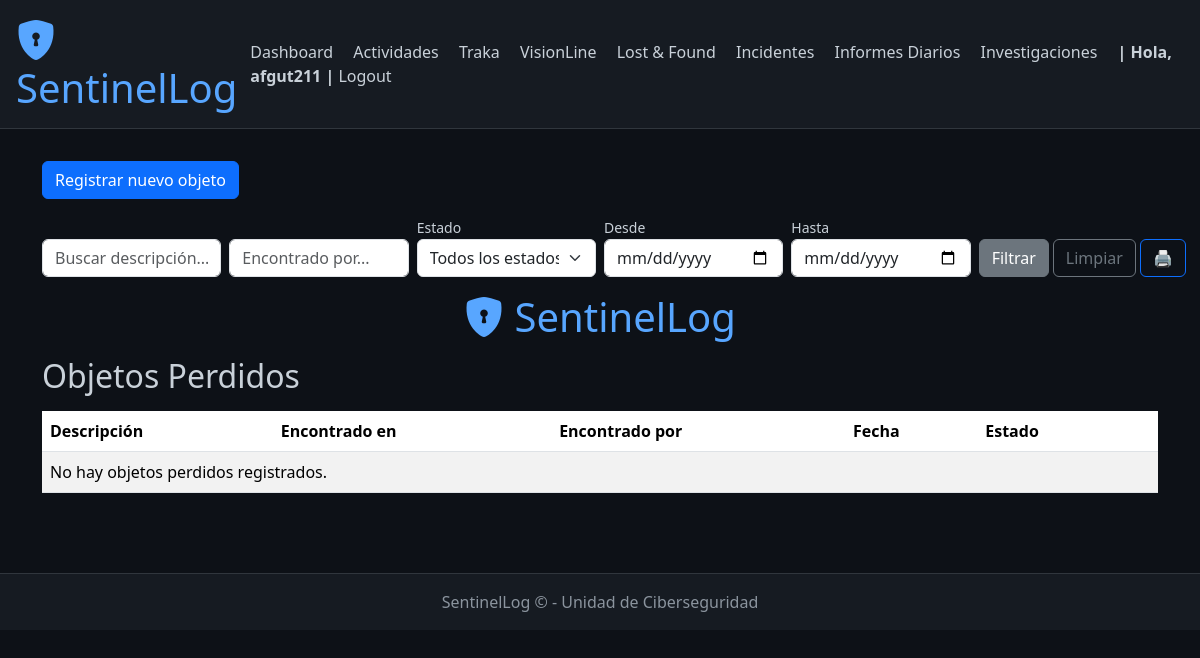
The app's page /lostfound/ (signed in), older data.
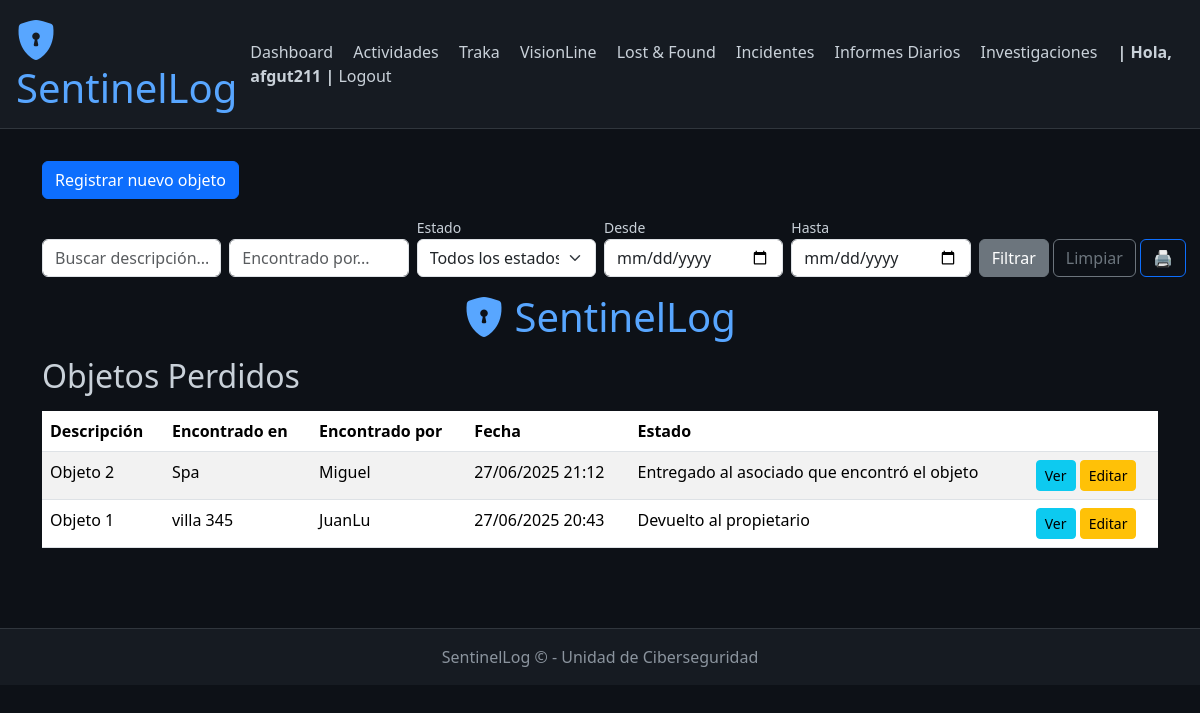
The same page, newer data.
### lostfound/models.py (models this page shows, shortened)
class LostFoundItem(models.Model):
    STATUS_CHOICES = [
        ('pending', 'Pendiente de procesar'),
        ('tramit', 'En tramite'),
        ('waiting', 'Esperando respuesta del propietario'),
        ('returned', 'Devuelto al propietario'),
        ('discarded', 'Descartado'),
        ('returned_to_associate', 'Entregado al asociado que encontró el objeto'),
        ('dissapeared', 'Desaparecido'),
    ]
    description = models.CharField(max_length=255)
    found_at = models.CharField(max_length=255)
    found_on = models.DateTimeField()
    found_by = models.CharField(max_length=255, default="Desconocido")
    photo = models.ImageField(upload_to='lostfound/photos/', blank=True, null=True)
    status = models.CharField(max_length=30, choices=STATUS_CHOICES, default='pending')
    returned_to = models.CharField(max_length=255, blank=True)
    returned_on = models.DateTimeField(blank=True, null=True)
    notes = models.TextField(blank=True)

### lostfound/views.py (the view)
# urls.py: path('', views.LostFoundListView.as_view(), name='list'),
class LostFoundListView(ListView):
    model = LostFoundItem
    template_name = 'lostfound/lostfound_list.html'
    context_object_name = 'items'
    ordering = ['-found_on']
    def get_queryset(self):
        qs = super().get_queryset()
        q = self.request.GET.get('q')
        found_by = self.request.GET.get('found_by')
        status = self.request.GET.get('status')
        date_from = self.request.GET.get('date_from')
        date_to = self.request.GET.get('date_to')
        if q:
            qs = qs.filter(description__icontains=q)
        if found_by:
            qs = qs.filter(found_by__icontains=found_by)
        if status:
            qs = qs.filter(status=status)
        if date_from:
            qs = qs.filter(found_on__date__gte=date_from)
        if date_to:
            qs = qs.filter(found_on__date__lte=date_to)
        return qs

### lostfound/templates/lostfound/lostfound_list.html (shortened to what this page needs)
{% extends "base.html" %}
{% load static %}
{% block content %}
<a href="{% url 'lostfound:add' %}" class="btn btn-primary mb-3 no-print">Registrar nuevo objeto</a>
<form method="get" class="row g-2 align-items-end mb-3 no-print">
    <div class="col-md-2">
        <input type="text" name="q" value="{{ request.GET.q }}" class="form-control" placeholder="Buscar descripción...">
    </div>
    <div class="col-md-2">
        <input type="text" name="found_by" value="{{ request.GET.found_by }}" class="form-control" placeholder="Encontrado por...">
    </div>
    <div class="col-md-2">
        <label for="date_from" class="form-label mb-0 small">Estado</label>
        <select name="status" class="form-select">
            <option value="">Todos los estados</option>
        </select>
    </div>
    <div class="col-md-2">
        <label for="date_from" class="form-label mb-0 small">Desde</label>
        <input type="date" id="date_from" name="date_from" value="{{ request.GET.date_from }}" class="form-control">
    </div>
    <div class="col-md-2">
        <label for="date_to" class="form-label mb-0 small">Hasta</label>
        <input type="date" id="date_to" name="date_to" value="{{ request.GET.date_to }}" class="form-control">
    </div>
    <div class="col-md-2 d-flex gap-1">
        <button type="submit" class="btn btn-secondary flex-fill">Filtrar</button>
        <a href="{% url 'lostfound:list' %}" class="btn btn-outline-secondary flex-fill">Limpiar</a>
        <button type="button" class="btn btn-outline-primary flex-fill" onclick="window.print()">🖨️</button>
    </div>
</form>
<div id="print-area">
    <div class="text-center mb-3">
        <h1 style="color:#58a6ff;">
            <i class="bi bi-shield-lock-fill"></i> SentinelLog
        </h1>
    </div>
    <h2 class="mb-3">Objetos Perdidos</h2>
    <table class="table table-striped">
        <thead>
            <tr>
                <th>Descripción</th>
                <th>Encontrado en</th>
                <th>Encontrado por</th>
                <th>Fecha</th>
                <th>Estado</th>
                <th class="no-print"></th>
            </tr>
        </thead>
        <tbody>
            {% for item in items %}
            <tr>
                <td>{{ item.description }}</td>
                <td>{{ item.found_at }}</td>
                <td>{{ item.found_by }}</td>
                <td>{{ item.found_on|date:"d/m/Y H:i" }}</td>
                <td>{{ item.get_status_display }}</td>
                <td class="no-print">
                    <a href="{% url 'lostfound:detail' item.pk %}" class="btn btn-sm btn-info">Ver</a>
                    <a href="{% url 'lostfound:edit' item.pk %}" class="btn btn-sm btn-warning">Editar</a>
                </td>
            </tr>
            {% empty %}
            <tr>
                <td colspan="6">No hay objetos perdidos registrados.</td>
            </tr>
            {% endfor %}
        </tbody>
    </table>
</div>
{% endblock %}

Row changes from the older to the newer data that the page shows:
added LostFoundItem: description "Objeto 2", found_at "Spa", found_by "Miguel", found_on "27/06/2025 21:12", status "Entregado al asociado que encontró el objeto"
added LostFoundItem: description "Objeto 1", found_at "villa 345", found_by "JuanLu", found_on "27/06/2025 20:43", status "Devuelto al propietario"
Text that changed along with them:
text no longer shown: "No hay objetos perdidos registrados."
